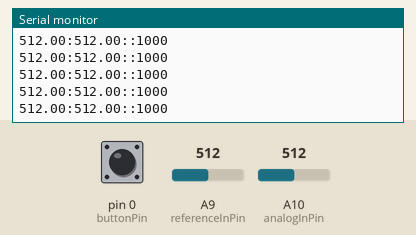
This sketch was run on a simulated Arduino Leonardo, built with avr-gcc and run on an emulated ATmega32U4. On the bench: the last lines printed to the serial monitor. The test bench sets the inputs (shaded band); at power-on: A9 (referenceInPin) = 512, A10 (analogInPin) = 512, pin 0 (buttonPin) LOW. USB keyboard and mouse output is not drawn.

Above: at 1.2 s.
1.3 s: A9 (referenceInPin) set to 842
At 2.2 s:
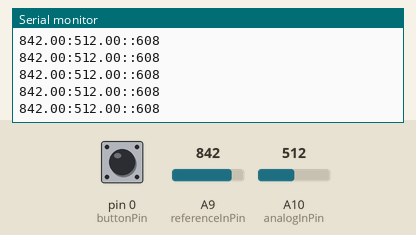
2.8 s: A9 (referenceInPin) set to 869
At 3.2 s:
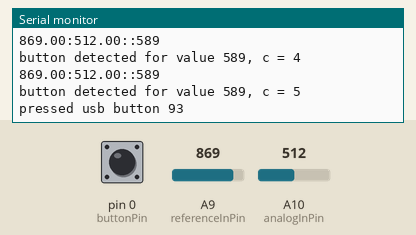
4.3 s: A10 (analogInPin) set to 527
At 4.8 s:
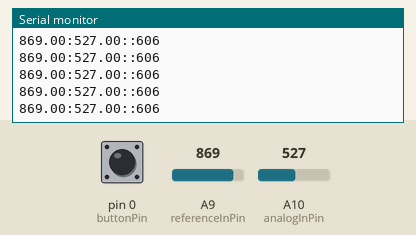
Timing chart, 0 to 7.3 s (numbered marks = the images above; inputs shaded):
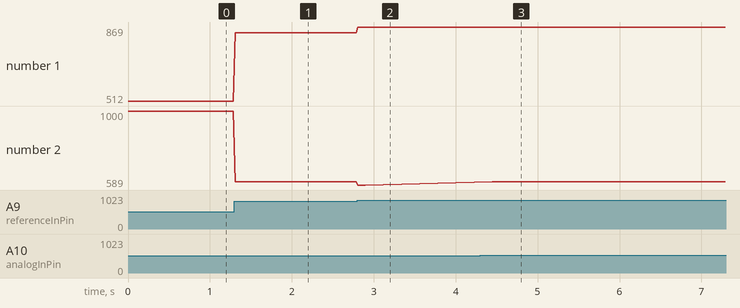

The sketch:

steer_boot_2.0.ino
```cpp
// By: Rutger de Graaf
// 06-10-2018

#include "Keyboard.h"

// buttons[i][0] = minTrigger,
// buttons[i][1] = maxTrigger,
// buttons[i][2] = funcValue(ascii),
const int buttons[][3] = {
  {283, 327, 110}, //seek up - next - n
  {220, 264, 118}, //seek down - prev - v
  {147, 191, 49}, //scan up - scroll left - 1
  {59, 108, 50}, //scan down - scroll right - 2
  {518, 596, 93},  //vol_u - vol up - ]
  {464, 506, 91},   //vol_d - vol down - [
  {413, 450, 109},  //src - voice - m
  {347, 403, 98},   //mute - play/pause - b
};
const int analogInPin = A10;  // Analog input pin that the stepped resistor steering circuit is attached to
const int referenceInPin = A9;  // Analog input pin that the stepped resistor acc circuit is attached to

// bootPi constants:
const int  buttonPin = 0;    // the pin that the pushbutton is attached to
const int switchPin = 2;

float x = 0.000;                //value read from the steering wheel button
float y = 0.000;                //value read from the battery
int z = 0;                //ratio
int i;                    //button loop-counter
int c = 0;                //button streak-counter
int v = 5;                //verify necessary detection length in loops to press button
int vr = 5;               //verify necessary detection length in loops to release button
int d = 20;               //check-loop duration in ms

int d2 = 20;              //button-hold-loop duration in ms
int pressed = false;      //loop break condition for holding the button

// bootPi variables:
int buttonState = 0;         // current state of the button
int lastButtonState = 0;     // previous state of the button

void setup() {
  //initialize serial communications at 9600 bps
  Serial.begin(9600);
  //initialize keyboard
  Keyboard.begin();
}

void loop() {
  //read the analog in value and print to serial
  x = analogRead(analogInPin);
  y = analogRead(referenceInPin);
  z=(x/y)*1000;
  Serial.print(y);
  Serial.print(":");
  Serial.print(x);
  Serial.print("::");
  Serial.println(z);

  // BootPi - read the pushbutton input pin:
  buttonState = digitalRead(buttonPin);

  //loop through all possible buttons
  for(i = 0; i <= 7; i = i + 1) {
    //if this button is not detected: skip to next iteration
    if(z <= buttons[i][0] || z >= buttons[i][1]) {
      continue;
    }
    //button is detected
    Serial.print("button detected for value ");
    Serial.print(z);
    c = c + 1;
    Serial.print(", c = ");
    Serial.println(c);
    //if button is not detected enough times: break
    if(c < v) {
      break;
    }
    //send button press event
    buttonPress(i);
    c = 0;
    break;
  }

  // BootPi - compare the buttonState to its previous state
  if (buttonState != lastButtonState){
    if (buttonState == LOW){
      digitalWrite(switchPin, HIGH);
      delay(2000);
      digitalWrite(switchPin, LOW);
    }

    delay(50);
  }

  // BootPi - save the current state as the last state, for next time through the loop
  lastButtonState = buttonState;

  //delay next read
  delay(d);
}

void buttonPress(int i) {
  Keyboard.begin();
  int ascii = buttons[i][2];
  c = 0;
  Serial.print("pressed usb button ");
  Serial.println(ascii);
  Keyboard.press(ascii);
  pressed = true;
  while(pressed) {
    x = analogRead(analogInPin);
    y = analogRead(referenceInPin);
    z=(x/y)*1000;
    if(z <= buttons[i][0] || z >= buttons[i][1]) {
      Serial.print("Outvalue detected: ");
      Serial.println(z);
      c = c + 1;
    } else {
      c = 0;
    }
    if(c >= vr) {
      pressed = false;
    }
    delay(d2);
  }
  Keyboard.release(ascii);
  Serial.print("released usb button ");
  Serial.println(ascii);
}
```

Measured:
- the behaviour switches between 859 and 860 on A9 (referenceInPin) (found by bisection; images 1 and 2)
- the behaviour switches between 517 and 518 on A10 (analogInPin) (found by bisection; images 2 and 3)
- after the input at 1.3 s, the serial monitor: prints a new line at once (image 1)
- after the input at 2.8 s, the serial monitor: prints a new line at once (image 2)
- after the input at 4.3 s, the serial monitor: prints a new line at once (image 3)
- plotted number 1: 512 → 842 after the input at 1.3 s, 842 → 869 after the input at 2.8 s
- plotted number 2: 1000 → 608 after the input at 1.3 s, 608 → 589 after the input at 2.8 s, 589 → 606 after the input at 4.3 s
